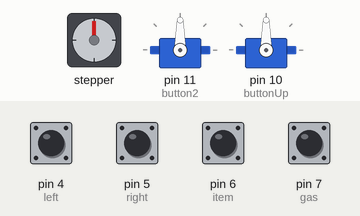
A sketch run on a simulated Arduino Uno, built with avr-gcc and run on an emulated ATmega328P. On the bench: stepper motor, 2 × servo. Wiring (inferred from the names in the program): stepper motor driver (200 steps per turn assumed): step pin 3; direction pin 2. The inputs (shaded band) are chosen by the test bench; at power-on: pin 4 (left), pin 5 (right), pin 6 (item), pin 7 (gas) HIGH.

Above: at 1.2 s.
1.3 s: pin 4 (left) pulled LOW for 0.15 s
At 1.75 s:
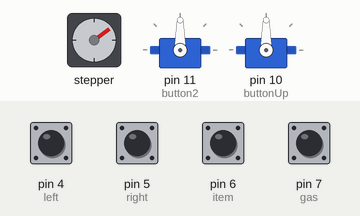
3.4 s: pin 5 (right) pulled LOW for 1 s
At 4.1 s:
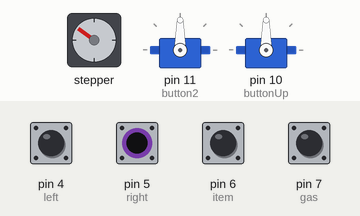
6.2 s: pin 6 (item) pulled LOW for 0.15 s
At 6.27 s:
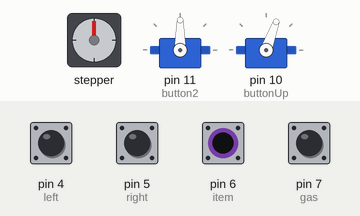
7.8 s: pin 7 (gas) pulled LOW for 0.15 s
At 7.87 s:
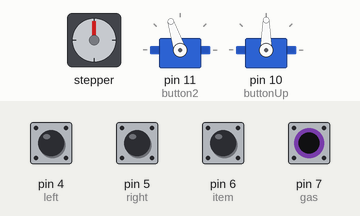
9.4 s: pin 4 (left) pulled LOW for 1 s
At 10.2 s:
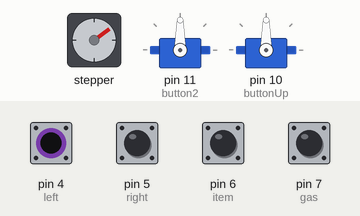
12.2 s: pin 4 (left) pulsed LOW 5 times (0.12 s each, 0.3 s apart)
At 12.85 s:
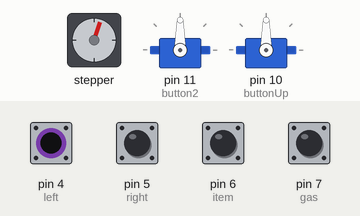
Timing chart, 0 to 15.3 s (numbered marks = the images above; inputs shaded):
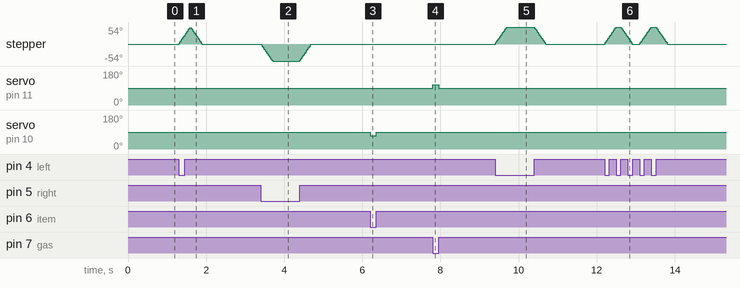

Measured:
- after the input at 1.3 s, stepper: turns 52° clockwise in 0.28 s, then 52° counter-clockwise in 0.28 s
- after the input at 3.4 s, stepper: turns 54° counter-clockwise in 0.30 s, then 54° clockwise in 0.30 s
- after the input at 6.2 s, servo on pin 10 (buttonUp): 90° → 70° at once, → 90° 0.15 s later
- after the input at 7.8 s, servo on pin 11 (button2): 90° → 108° at once, → 90° 0.15 s later
- after the input at 9.4 s, stepper: turns 54° clockwise in 0.30 s, then 54° counter-clockwise in 0.30 s
- after the input at 12.2 s, stepper: turns 54° clockwise in 0.30 s, then 54° counter-clockwise in 0.29 s, then 54° clockwise in 0.29 s, then 54° counter-clockwise in 0.29 s

The sketch:

wii_controller_arduino.ino
```cpp
#include <Servo.h>

Servo button2;
Servo buttonUp;

int dir = 2;
int step = 3;

int left = 4;
int right = 5;
int item = 6;
int gas = 7;

int stepper_pos = 0;

void setup() {
  pinMode(dir, OUTPUT);
  pinMode(step, OUTPUT);

  pinMode(left, INPUT_PULLUP);
  pinMode(right, INPUT_PULLUP);
  pinMode(gas, INPUT_PULLUP);
  pinMode(item, INPUT_PULLUP);

  button2.attach(11);
  buttonUp.attach(10);
}

void loop() {
  // Left and right turns (servo).

  if (digitalRead(left) == HIGH && digitalRead(right) == HIGH && stepper_pos != 0) {
    if (stepper_pos == -90) {
      digitalWrite(dir, 0);
    } else if (stepper_pos == 90) {
      digitalWrite(dir, 1);
    }

    for (int i=0; i< 30; i++) {
      digitalWrite(step, 1);
      delay(5);
      digitalWrite(step, 0);
      delay(5);
    }

    stepper_pos = 0;
  }

  if (digitalRead(left) == LOW && stepper_pos == 0) {
    digitalWrite(dir, 1);

    for (int i=0; i< 30; i++) {
      digitalWrite(step, 1);
      delay(5);
      digitalWrite(step, 0);
      delay(5);
    }

    stepper_pos = -90;
  }

  if (digitalRead(right) == LOW && stepper_pos == 0) {
    digitalWrite(dir, 0);

    for (int i=0; i< 30; i++) {
      digitalWrite(step, 1);
      delay(5);
      digitalWrite(step, 0);
      delay(5);
    }

    stepper_pos = 90;
  }

  // Gas and use item (servos).

  if (digitalRead(gas) == LOW) {
    button2.write(108);
  } else {
    button2.write(90);
  }

  if (digitalRead(item) == LOW) {
    buttonUp.write(70);
  } else {
    buttonUp.write(90);
  }

}
```
